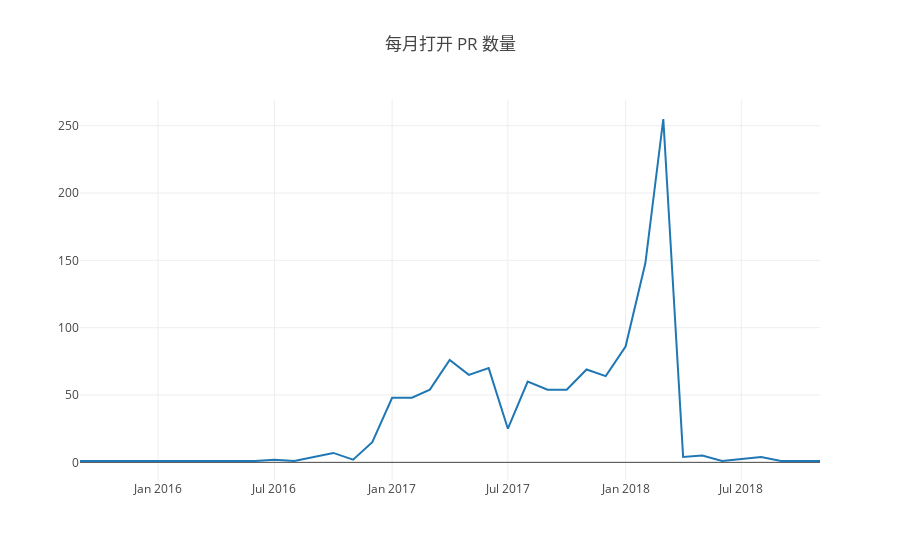

This figure's notebook cell:
### Markdown cell above
### 打开 PR

### Code cell
Promise.all(years.map(y=>{
    var q=`
    select toYear(created_at) as pr_open_year, toMonth(created_at)as pr_open_month, count(*) as pr_open_number
    from github_log.year${y}
    where repo_id=${id}
        and type = 'PullRequestEvent'
        and action = 'opened'
    group by (pr_open_year, pr_open_month)
    order by (pr_open_year, pr_open_month)`;
    return openDigger.driver.clickhouse.query(q);
})).then(data =>
        {var openPRCount = [], months = [], prtable =[];
        data.forEach(d=> {
        d.forEach(t => {
            openPRCount.push(t.pr_open_number);
            months.push(t.pr_open_year + '-' + t.pr_open_month.toString().padStart(2, '0'));
            prtable.push([t.pr_open_year + '-' + t.pr_open_month.toString().padStart(2, '0'),t.pr_open_number])
    });
        });
        openDigger.render.plotly([
        {x: months, y: openPRCount, mode: 'scatter', name: '每月打开 PR 数量'},
    ], {
        title: '每月打开 PR 数量'
        ,yaxis2: { overlaying: 'y', side: 'right', anchor: 'x' }
    });
         console.table(prtable);
});

### Figure 1 — Plotly figure (JSON) as saved in the notebook; plotly's stock layout.template omitted (floating-point values rounded to 4 significant figures)
{"data": [{"mode": "scatter", "name": "每月打开 PR 数量", "x": ["2015-09", "2015-10", "2016-02", "2016-06", "2016-07", "2016-08", "2016-10", "2016-11", "2016-12", "2017-01", "2017-02", "2017-03", "2017-04", "2017-05", "2017-06", "2017-07", "2017-08", "2017-09", "2017-10", "2017-11", "2017-12", "2018-01", "2018-02", "2018-03", "2018-04", "2018-05", "2018-06", "2018-08", "2018-09", "2018-11"], "y": ["1", "1", "1", "1", "2", "1", "7", "2", "15", "48", "48", "54", "76", "65", "70", "25", "60", "54", "54", "69", "64", "86", "148", "255", "4", "5", "1", "4", "1", "1"]}], "layout": {"autosize": true, "title": {"text": "每月打开 PR 数量"}, "xaxis": {"autorange": true, "range": ["2015-09-01", "2018-11-01"], "type": "date"}, "yaxis": {"autorange": true, "range": [-13.11, 269.1], "type": "linear"}, "yaxis2": {"anchor": "x", "overlaying": "y", "side": "right"}}}
